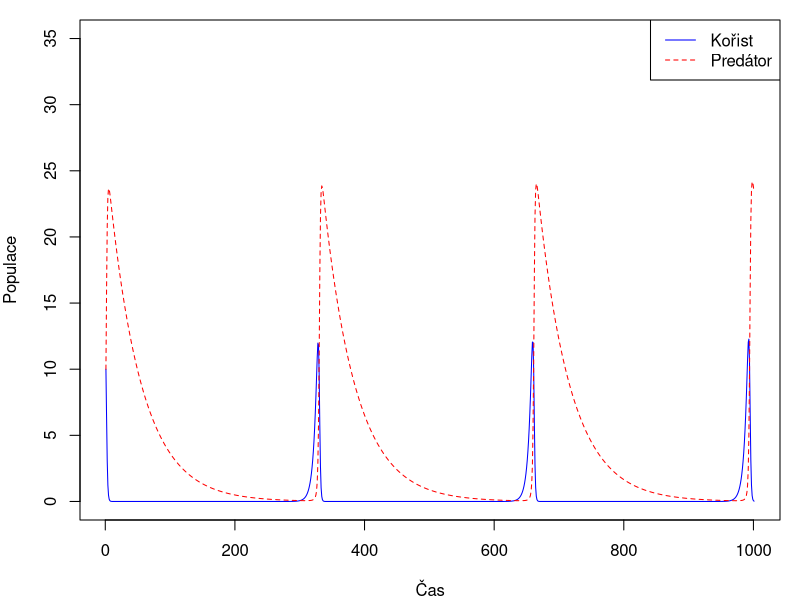
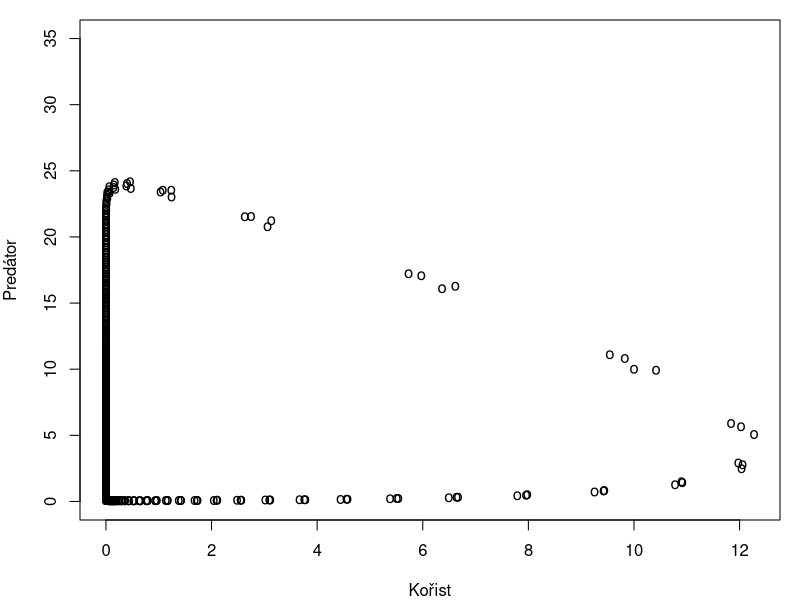

Write the R code that produced these figures, in order.
# http://www.r-bloggers.com/lotka-volterra-model%C2%A0%C2%A0intro/
# and modified

library(deSolve)

lotkav <- function (time, state, pars) {
    with(as.list(c(state, pars)), {
        dx = x*(alpha - beta*y)
        dy = -y*(gamma - delta*x)
        return(list(c(dx, dy)))
    })
}
 
pars <- c(alpha = 2, beta = .5, gamma = .2, delta = .6)
state <- c(x = 10, y = 10)
time <- seq(0, 100, by = 0.1)
 
out <- as.data.frame(ode(func = lotkav, y = state, parms = pars, times = time))
mar <- c(4, 4, 1, 1)


png("../images/lotkav-timeserie.png", bg = "transparent", width=300, height=250)
par(mar = mar)
matplot(out[,-1], type = "l", col = c("blue", "red"), xlab = "Čas", ylab = "Populace", ylim=c(0, 35))
legend("topright", c("Kořist", "Predátor"), lty = c(1,2), col = c("blue", "red"))
#title("Vývoj systému Predátor a kořist v čase")
dev.off()

png("../images/lotkav-oscil.png", bg = "transparent", width=300, height=250)
par(mar = mar)
plot(out$x, out$y, pch = "o", xlab = "Kořist", ylab = "Predátor", ylim=c(0, 35))
#title("Oscilace systému Predátor a kořist")
dev.off()
